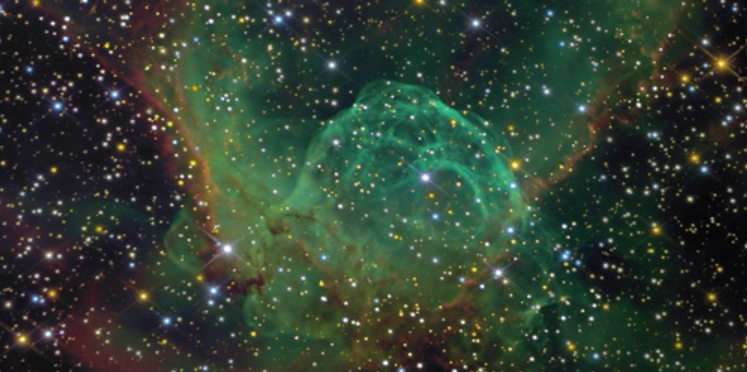
#> input picture DIP/lab2/input2a.PNG, 747 x 372 px, given in place of b.jpg, which was not available
$ jupyter execute Img_Lab_1.ipynb   (text cells are left out)
#> lines starting #> are read from the running program, lines starting #| are printed output that depends on the picture; after the words box and inside, x2 and y2 are one past the last pixel; in counts of white or black regions, pixels touching at a corner belong together; pictures that were not available may be replaced by others from this repository, and a replacement may not be noted
[cell 1]
import cv2
image = cv2.imread("C:/Users/Md. Rasheduzzaman/Pictures/Saved Pictures/b.jpg")
#> image is the input picture: shape (372, 747, 3); mean B, G, R 49.6, 62.8, 49

[cell 2]
gray_image = cv2.cvtColor(image, cv2.COLOR_BGR2GRAY)
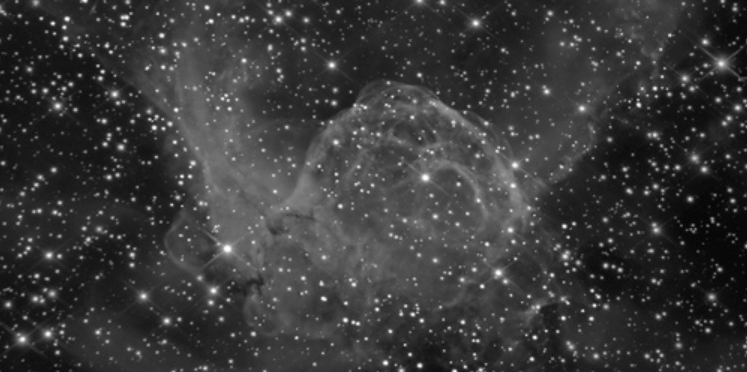
#> gray_image: shape (372, 747); min 3, max 253, mean 57.1

[cell 3]
cv2.imshow("orginal",image)
cv2.imshow("Gray Image",gray_image)
cv2.waitKey(0)
cv2.destroyAllWindows()

[cell 4]
#image Write

[cell 5]
cv2.imwrite("C:/Users/Md. Rasheduzzaman/Pictures/Saved Pictures/abb.jpg",gray_image)
#> Out = True

[cell 6]
import numpy as np

[cell 7]
height,weight = image.shape[:2]
#> height = 372; weight = 747
q_height,q_weight = height/4,weight/4
#> q_height = 93; q_weight = 186.8
T = np.float32([[1, 0, q_weight], [0, 1, q_height]])
#> T = [[1, 0, 186.8], [0, 1, 93]]
img_translation = cv2.warpAffine(image, T, (weight, height))

cv2.imshow("Originalimage", image)
cv2.imshow('Translation', img_translation)
#cv.imwrite('Translation.jpg', img_translation)
cv2.waitKey()
cv2.destroyAllWindows()

[cell 8]
cv2.imshow('AV CV- Winter Wonder1', image)

kernel = np.array([[0, -1, 0],
                   [-1, 5,-1],
                   [0, -1, 0]])
image_sharp = cv2.filter2D(src=image, ddepth=-1, kernel=kernel)
cv2.imshow('AV CV- Winter Wonder Sharpened', image_sharp)
cv2.waitKey()
cv2.destroyAllWindows()

[cell 9]
cv2.imshow('Original', image)

img_half = cv2.resize(image, (0, 0), fx=0.5, fy=0.5)
cv2.imshow('Half Image', img_half)

cv2.waitKey(0)
cv2.destroyAllWindows()

[cell 10]
ro_image = cv2.rotate(image, cv2.ROTATE_180)

cv2.imshow("ro_image", ro_image)
cv2.waitKey(0)

[cell 11]
import cv2
image = cv2.imread("C:/Users/Md. Rasheduzzaman/Pictures/Saved Pictures/b.jpg")
gray_image = cv2.cvtColor(image, cv2.COLOR_BGR2GRAY)
from matplotlib import pyplot as plt

plt.hist(image.ravel(),256,[0,256])

plt.show()
#> figure, not shown here; tallest bar 15073 high, from x = 40 to 41
#plt.savefig('hist.png')

equ = cv2.equalizeHist(gray_image)
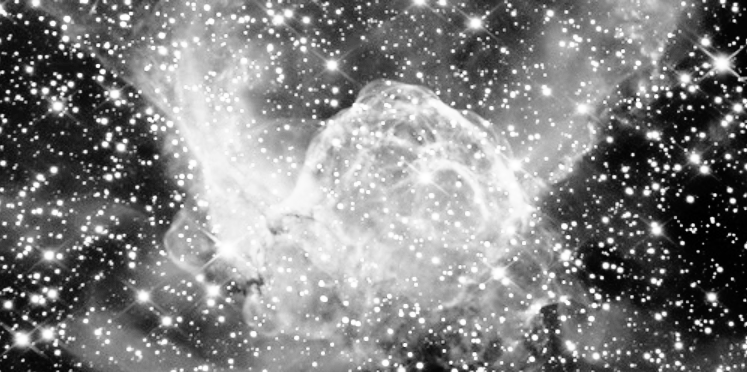
#> equ: shape (372, 747); min 0, max 255, mean 128.9
res = np.hstack((gray_image,equ))
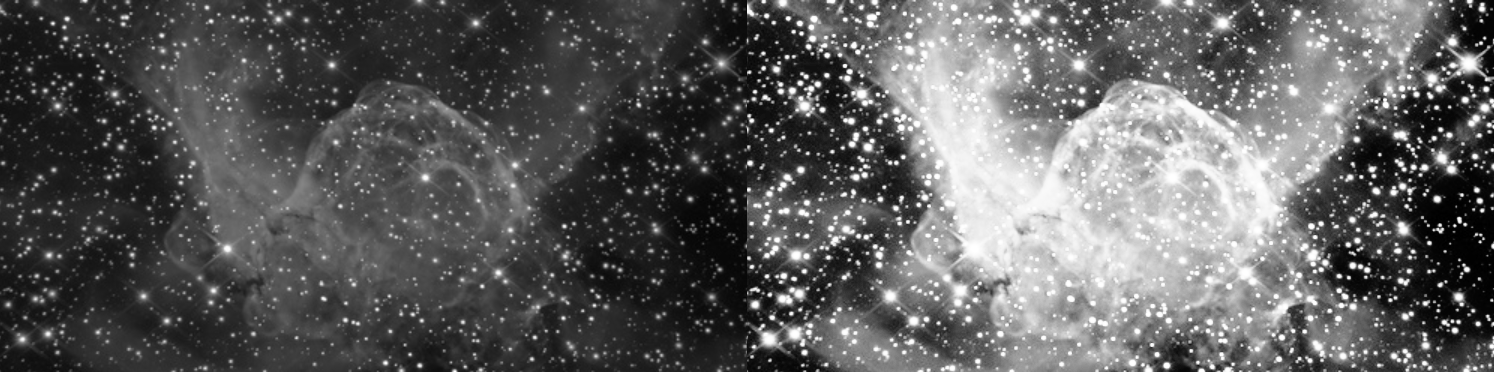
#> res: shape (372, 1494); min 0, max 255, mean 93

cv2.imshow('Equalized Image',res)
cv2.waitKey(0)
cv2.destroyAllWindows()
#cv2.imwrite('Equalized Image.png',res)

plt.hist(res.ravel(),256,[0,256])

plt.show()
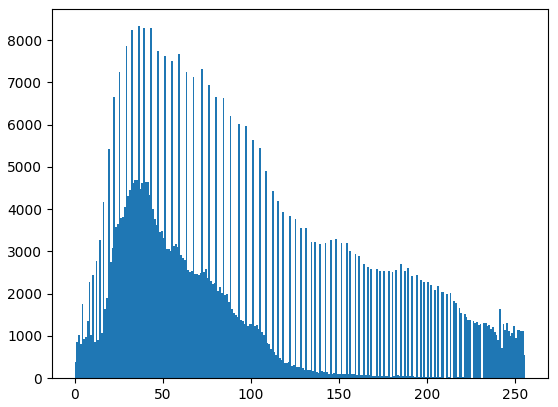
#> figure drawn by matplotlib, 1 panel; tallest bar 8330 high, from x = 36 to 37
#plt.savefig('equal-hist.png')

[cell 12]
import cv2
import numpy as np
img = cv2.imread("C:/Users/Md. Rasheduzzaman/Pictures/Saved Pictures/b.jpg")
cv2.imshow("main",img)
cv2.waitKey(0)
cv2.destroyAllWindows()
kernel = np.ones((5,5),np.uint8)
erosion = cv2.erode(img,kernel,iterations = 1)
cv2.imshow("erosion",erosion)
cv2.waitKey(0)
cv2.destroyAllWindows()
dilation = cv2.dilate(img,kernel,iterations = 1)
cv2.imshow("dialation",dilation)
cv2.waitKey(0)
cv2.destroyAllWindows()
opening = cv2.morphologyEx(img, cv2.MORPH_OPEN, kernel)
cv2.imshow("opening",opening)
cv2.waitKey(0)
cv2.destroyAllWindows()
closing = cv2.morphologyEx(img, cv2.MORPH_CLOSE, kernel)
cv2.imshow("closing",closing)
cv2.waitKey(0)
cv2.destroyAllWindows()

[cell 13]
import cv2
import numpy as np
img = cv2.imread("C:/Users/Md. Rasheduzzaman/Pictures/Saved Pictures/b.jpg")
cv2.imshow("main",img)
cv2.waitKey(0)
cv2.destroyAllWindows()
from matplotlib import pyplot as plt
img = cv2.imread("C:/Users/Md. Rasheduzzaman/Pictures/Saved Pictures/b.jpg")
ret,thresh1 = cv2.threshold(img,127,255,cv2.THRESH_BINARY)
ret,thresh2 = cv2.threshold(img,127,255,cv2.THRESH_BINARY_INV)
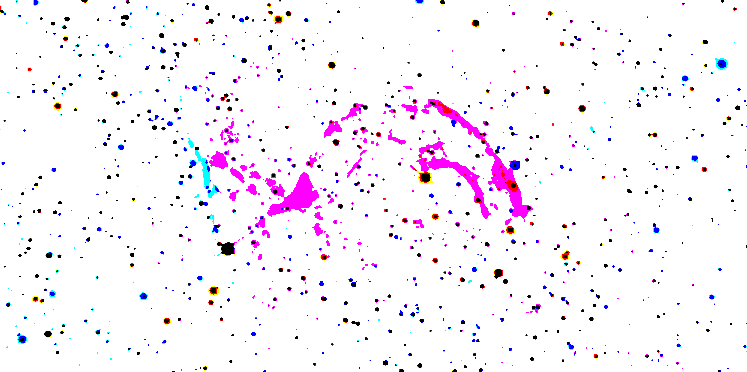
#> thresh2: shape (372, 747, 3); mean B, G, R 250.2, 242.6, 248.6
ret,thresh3 = cv2.threshold(img,127,255,cv2.THRESH_TRUNC)
ret,thresh4 = cv2.threshold(img,127,255,cv2.THRESH_TOZERO)
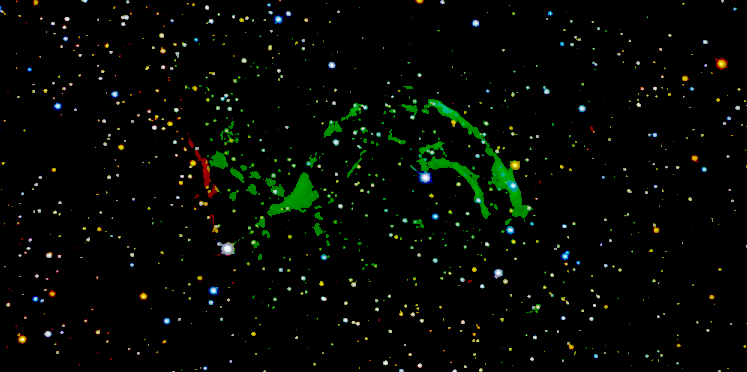
#> thresh4: shape (372, 747, 3); mean B, G, R 3.1, 7.4, 4.1
ret,thresh5 = cv2.threshold(img,127,255,cv2.THRESH_TOZERO_INV)

titles = ['Original Image','BINARY','BINARY_INV','TRUNC','TOZERO','TOZERO_INV']
images = [img, thresh1, thresh2, thresh3, thresh4, thresh5]

for i in range(6):
    plt.subplot(2,3,i+1),plt.imshow(images[i],'gray')
    plt.title(titles[i])
    plt.xticks([]),plt.yticks([])

plt.show()
#> figure, not shown here; B, G, R data is drawn as R, G, B

[cell 14]
import cv2
import numpy as np
from matplotlib import pyplot as plt

[cell 15]
img = cv2.imread("C:/Users/Md. Rasheduzzaman/Pictures/Saved Pictures/line.png")
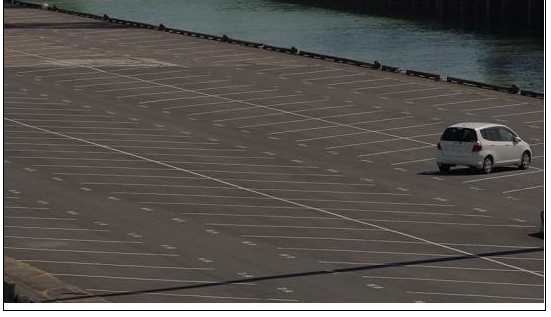
#> input picture DIP/lab2/lineImage.PNG, 551 x 317 px, given in place of line.png, which was not available
#> img is the input picture: shape (317, 551, 3); mean B, G, R 81, 84.7, 87.5

gray = cv2.cvtColor(img,cv2.COLOR_BGR2GRAY)
edges = cv2.Canny(gray,50,150,apertureSize = 3)
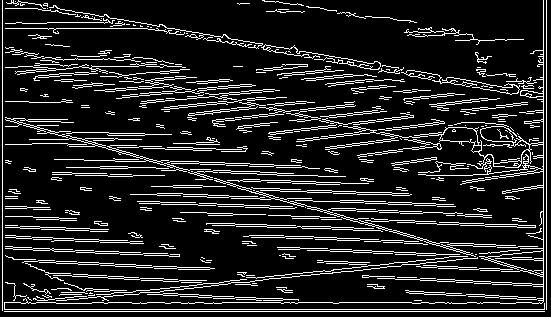
#> edges: shape (317, 551); 13.7% white in thin lines or dots
plt.imshow(edges)

[cell 16]
gray = cv2.cvtColor(img,cv2.COLOR_BGR2GRAY)
edges = cv2.Canny(gray,50,150,apertureSize = 3)
minLineLength = 100
maxLineGap = 10
lines = cv2.HoughLinesP(edges,1,np.pi/180,20,minLineLength,maxLineGap)
#> lines = 312 rows, first 6: [4, 311, 544, 311], [4, 309, 544, 309], [147, 302, 164, 302], [546, 309, 546, 0], [188, 172, 199, 175], [327, 176, 345, 176]
for x1,y1,x2,y2 in lines[0]:
    cv2.line(img,(x1,y1),(x2,y2),(0,255,0),2)
#> this loop made 1 pass
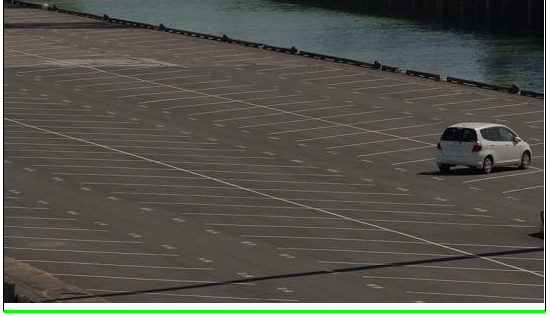
#> img: shape (317, 551, 3); 0.93% of pixels changed, all inside (x1, y1, x2, y2) = (3, 310, 546, 313)

plt.imshow(img)

[cell 17]
import numpy as np
import cv2
from matplotlib import pyplot as plt

[cell 18]
img = cv2.imread('C:/Users/Md. Rasheduzzaman/Pictures/Saved Pictures/water_coins.jpg')

gray = cv2.cvtColor(img,cv2.COLOR_BGR2GRAY)
ret, thresh = cv2.threshold(gray,0,255,cv2.THRESH_BINARY_INV+cv2.THRESH_OTSU)
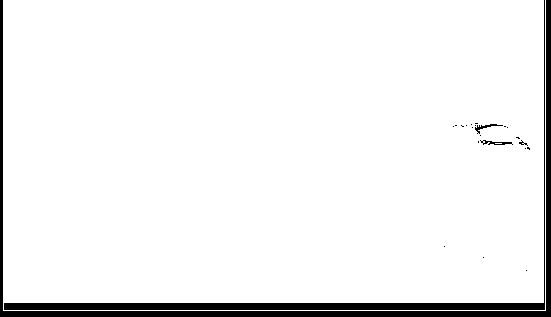
#> thresh: shape (317, 551); 94.2% white; 23 black regions (19 under 20 px), largest, box (x1, y1, x2, y2) and area: (0, 0, 551, 317) 5794, (4, 0, 545, 310) 4090, (480, 140, 513, 145) 75, (475, 124, 503, 134) 73
#> ret = 163
cv2.imshow("aaa",thresh)
cv2.waitKey(0)
#> Out = 27
#plt.imshow(thresh)
